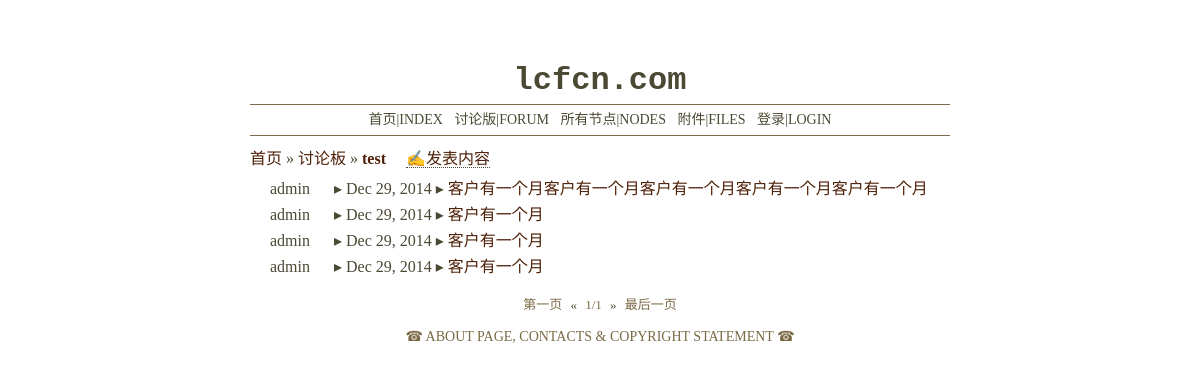
The app's page /forum/node/test/, older data.
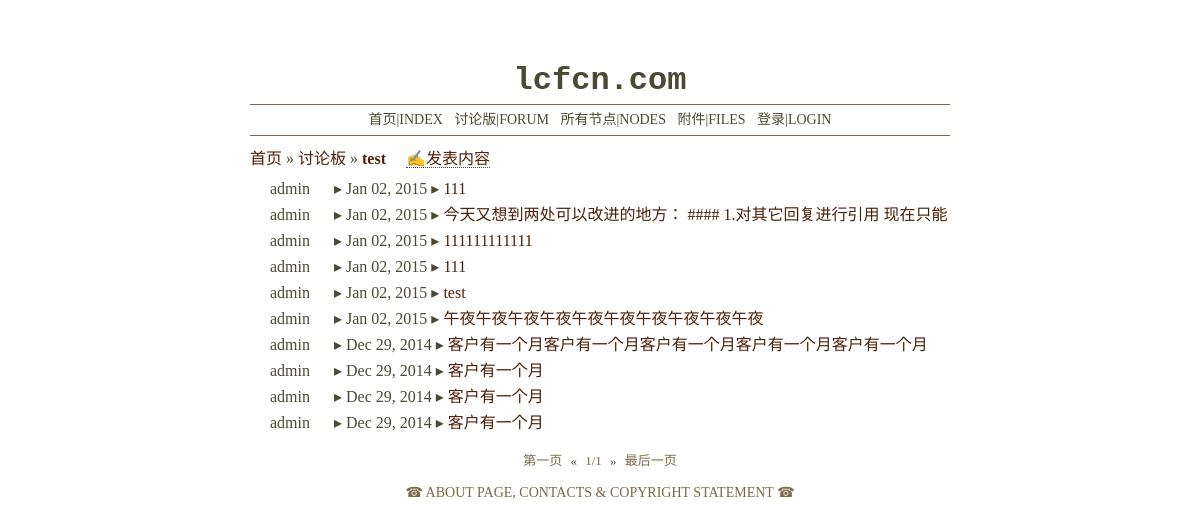
The same page, newer data.
### forum/models.py (models this page shows, shortened)
class DateTimeBase(models.Model):
    created = models.DateTimeField(auto_now_add=True)
    last_edited = models.DateTimeField(auto_now=True)
    class Meta:
        abstract = True

class NodeTag(DateTimeBase):
    name = models.CharField(max_length=50, error_messages={
        'blank': u"节点的名称不能为空",
        'null': u"节点的名称不能为空",
        'invalid': u"您输入了一个无效的节点名称，节点名称的长度不能超过50个字符"
    }, help_text=u"☞节点名称为必填且不能超过50个字符", verbose_name=u"节点名称", unique=True)
    description = models.TextField(blank=True, null=True,
                                   help_text=u"☞关于节点讨论主题的简要描述",
                                   verbose_name=u"节点描述")
    slug = models.CharField(max_length=30, help_text=u"☞节点的英文简写", verbose_name=u"节点代号", unique=True)

class PostBase(DateTimeBase):
    title = models.CharField(max_length=200, error_messages={
        'blank': u"标题不能为空",
        'null': u"标题不能为空",
        'invalid': u"您输入了一个无效的标题，标题的长度请控制在100个字符内"
    }, help_text=u"☞标题为必填且不能超过100个字符", verbose_name=u"标题")
    content = models.TextField(blank=True, null=True,
                               help_text=u"☞内容可以留空，但不要输入无意义的内容",
                               verbose_name=u"内容")
    author = models.ForeignKey(User, blank=True, null=True, related_name='%(class)s', on_delete=models.SET_NULL)
    content_md = models.TextField(blank=True, null=True)
    bygod = models.BooleanField(blank=True, default=False,
                                help_text=u"☞将这篇文章归入管理员文集",
                                verbose_name=u"归档")
    guest_name = models.CharField(max_length=30, default="Guest", verbose_name=u"游客称呼", blank=True, null=True,
                                  validators=[
                                      validators.RegexValidator(r'^[\w.@+-]+$', u"名字中包含不允许的字符.", 'invalid')
                                  ])
    guest_email = models.EmailField(
        max_length=254, verbose_name=u"游客联系方式", blank=True, null=True,
        help_text=u"您的邮件地址在显示时会将@替换为[at]",
        error_messages={
            'invalid': u"您输入了一个无效的邮件地址，请修改或留空"
        }
    )
    ip_addr = models.IPAddressField(default='0.0.0.0', verbose_name=u"IP地址", help_text=u"发信人的IP地址")
    class Meta:
        abstract = True

class Post(PostBase):
    node = models.ForeignKey(NodeTag, null=True, related_name='posts', on_delete=models.SET_NULL)
    class Meta:
        ordering = ['-pk']

### forum/views.py (the view)
# urls.py: url(r'^forum/node/(?P<slug>\w+)/$', views.NodetagDetail.as_view(), name='nodetag-detail'),
class NodetagDetail(ListView):
    model = Post
    template_name = 'forum/nodetag/detail.html'
    paginate_by = 25
    page_kwarg = 'p'
    def get_queryset(self):
        node = get_object_or_404(NodeTag, slug=self.kwargs['slug'])
        all_posts = super(NodetagDetail, self).get_queryset()
        posts_belong_to_this_node = all_posts.filter(node=node)
        return posts_belong_to_this_node
    def get_context_data(self, **kwargs):
        context = super(NodetagDetail, self).get_context_data(**kwargs)
        context['nodetag'] = get_object_or_404(NodeTag, slug=self.kwargs['slug'])
        return context

### forum/templates/forum/nodetag/detail.html (shortened to what this page needs)
{% extends "forum/base.html" %}
{% load i18n %}
    {% block container %}
        <div class="guide-bar">
            <a href="/">首页</a>
            »
            <a href="{% url 'forum-index' %}">讨论板</a>
            »
            <a href="{% url 'nodetag-detail' slug=nodetag.slug %}"><b>{{ nodetag.name }}</b></a>
            <span><a href="{% url 'nodetag-post' slug=nodetag.slug %}">✍发表内容</a></span>
        </div>
        <div id="thread-list">
            {% for post in object_list %}
            <div class="thread-item">
                <span class="thread-author">{{ post.author.username|default:"游客" }}</span>
                ▸
                <span class="thread-created">{% language 'en' %}{{ post.created|date:"M d, Y" }}{% endlanguage %}</span>
                ▸
                <span class="thread-title">
                    <a href="{% url 'post-detail' pk=post.pk %}">{{ post.title }}</a>
                </span>
            </div>
            {% endfor %}
        </div>
        <div id="page-navi">
            <a href="{% url 'nodetag-detail' slug=nodetag.slug %}">第一页</a>
            «
            <span>{{ page_obj.number }}/{{ paginator.num_pages }}</span>
            »
            <a href="{% url 'nodetag-detail' slug=nodetag.slug %}?p=last">最后一页</a>
        </div>
    {% endblock %}

### forum/templates/forum/base.html (shortened to what this page needs)
{% load staticfiles %}
<!DOCTYPE html>
<html>
<head lang="zh-cn">
    <link rel="stylesheet" href="{% static 'forum/mainstyle.css' %}"/>
</head>
<body>
<div id="container">
    <div id="title">
        <h1><a href="/">lcfcn.com</a></h1>
    </div>
    <div id="navi-bar">
        <a href="{% url 'index' %}">首页|INDEX</a>
        <a href="{% url 'forum-index' %}">讨论版|FORUM</a>
        <a href="{% url 'nodetag-list' %}">所有节点|NODES</a>
        <a href="{% url 'attachment-list' %}">附件|FILES</a>
        {% if user.is_authenticated %}
            <span id="current_id">ID: {{ user.username }} (<a href="{% url 'user-logout' %}">退出</a>)</span>
        {% else %}
            <a href="{% url 'user-login' %}">登录|LOGIN</a>
        {% endif %}
    </div>
    {% block container %}
    {% endblock %}
    <div id="footer"><a href="http://lcfcn.com/forum/thread/3/">☎ ABOUT PAGE, CONTACTS & COPYRIGHT STATEMENT ☎</a></div>
</div>
</body>
</html>

### forum/static/forum/mainstyle.css (style rules this page uses)
body { font-size: 16px; color: #4B4934; font-family: Georgia, "Times New Roman", Times, serif, sans-serif; }
div { word-wrap: break-word; -ms-word-wrap: break-word; }
a { color: #4E2008; text-decoration: none; }
#container { margin: auto; max-width: 700px; }
#title { margin-top: 60px; text-align: center; }
#title a { color: #4B4934; font-family: "Courier New", courier, monospace; }
#title h1 { margin: 5px 0; }
#navi-bar { border-bottom: 1px solid #7A6A46; border-top: 1px solid #7A6A46; font-size: 14px; height: 30px; line-height: 30px; text-align: center; margin-bottom: 10px; position: relative; }
#navi-bar a { color: #4b4934; margin: auto 4px; }
#footer { font-size: 14px; margin-top: 15px; text-align: center; }
#footer a { color: #7a6a46; }
.thread-item { height: 25px; line-height: 25px; overflow: hidden; margin-bottom: 1px; }
.thread-author { display: inline-block; overflow: hidden; text-align: center; vertical-align: top; width: 80px; }
.guide-bar { margin-bottom: 5px; height: 25px; line-height: 25px; }
.guide-bar span { margin-left: 1em; border-bottom: 1px dotted; }
#page-navi { margin-top: 15px; text-align: center; font-size: 13px; }
#page-navi span, #page-navi a { margin-left: 5px; margin-right: 5px; color: #7A6A46; }

Row changes from the older to the newer data that the page shows:
added Post: author.username "admin", created "Jan 02, 2015", title "111"
added Post: author.username "admin", created "Jan 02, 2015", title "今天又想到两处可以改进的地方： #### 1.对其它回复进行引用…"
added Post: author.username "admin", created "Jan 02, 2015", title "111111111111"
added Post: author.username "admin", created "Jan 02, 2015", title "111"
added Post: author.username "admin", created "Jan 02, 2015", title "test"
added Post: author.username "admin", created "Jan 02, 2015", title "午夜午夜午夜午夜午夜午夜午夜午夜午夜午夜"
